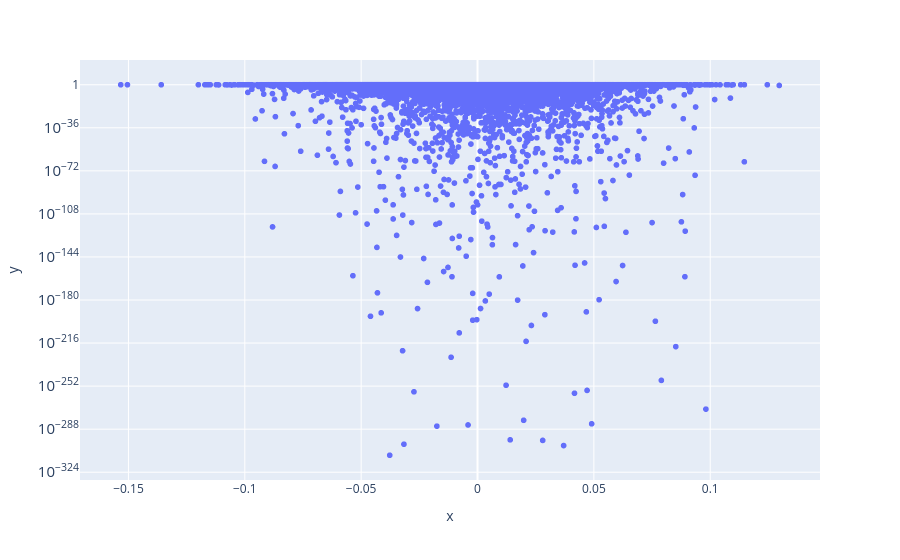

The cell this chart's notebook holds for it:
### Code cell
#px.scatter(x=ratio, y=chi_square, log_x=True)
px.scatter(x=(gemma2_sae.W_dec @ gradients_at_layer_5).detach().cpu(), y=chi_square, log_y=True)

### Figure 1 — Plotly figure (JSON) as saved in the notebook; plotly's stock layout.template omitted (floating-point values rounded to 4 significant figures; data arrays with more than 128 entries replaced by an {"elided": "..."} marker saying what was removed)
{"data": [{"hovertemplate": "x=%{x}<br>y=%{y}<extra></extra>", "legendgroup": "", "marker": {"color": "#636efa", "symbol": "circle"}, "mode": "markers", "name": "", "showlegend": false, "type": "scattergl", "x": {"elided": "16384 float values"}, "xaxis": "x", "y": {"elided": "16384 float values"}, "yaxis": "y"}], "layout": {"legend": {"tracegroupgap": 0}, "margin": {"t": 60}, "xaxis": {"anchor": "y", "domain": [0, 1], "title": {"text": "x"}}, "yaxis": {"anchor": "x", "domain": [0, 1], "title": {"text": "y"}, "type": "log"}}}
